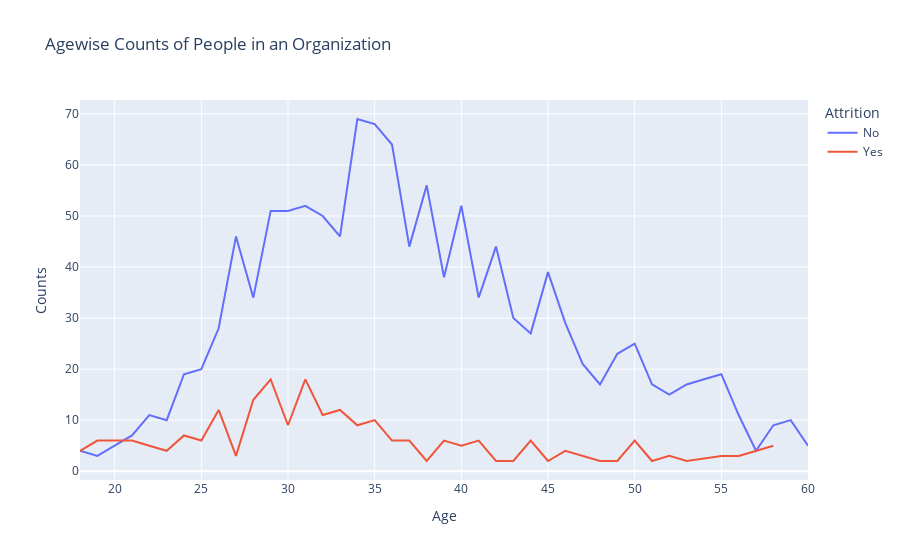

Here is the notebook cell this chart was saved with:
### Markdown cell above
## How is attrition dependent on Age?

### Code cell
age_att=df.groupby(['Age','Attrition']).apply(lambda x:x['DailyRate'].count()).reset_index(name='Counts')
px.line(age_att,x='Age',y='Counts',color='Attrition',title='Agewise Counts of People in an Organization')

### Figure 1 — Plotly figure (JSON) as saved in the notebook; plotly's stock layout.template omitted (floating-point values rounded to 4 significant figures)
{"data": [{"hovertemplate": "Attrition=No<br>Age=%{x}<br>Counts=%{y}<extra></extra>", "legendgroup": "No", "line": {"color": "#636efa", "dash": "solid"}, "marker": {"symbol": "circle"}, "mode": "lines", "name": "No", "orientation": "v", "showlegend": true, "type": "scatter", "x": [18, 19, 20, 21, 22, 23, 24, 25, 26, 27, 28, 29, 30, 31, 32, 33, 34, 35, 36, 37, 38, 39, 40, 41, 42, 43, 44, 45, 46, 47, 48, 49, 50, 51, 52, 53, 54, 55, 56, 57, 58, 59, 60], "xaxis": "x", "y": [4, 3, 5, 7, 11, 10, 19, 20, 28, 46, 34, 51, 51, 52, 50, 46, 69, 68, 64, 44, 56, 38, 52, 34, 44, 30, 27, 39, 29, 21, 17, 23, 25, 17, 15, 17, 18, 19, 11, 4, 9, 10, 5], "yaxis": "y"}, {"hovertemplate": "Attrition=Yes<br>Age=%{x}<br>Counts=%{y}<extra></extra>", "legendgroup": "Yes", "line": {"color": "#EF553B", "dash": "solid"}, "marker": {"symbol": "circle"}, "mode": "lines", "name": "Yes", "orientation": "v", "showlegend": true, "type": "scatter", "x": [18, 19, 20, 21, 22, 23, 24, 25, 26, 27, 28, 29, 30, 31, 32, 33, 34, 35, 36, 37, 38, 39, 40, 41, 42, 43, 44, 45, 46, 47, 48, 49, 50, 51, 52, 53, 55, 56, 58], "xaxis": "x", "y": [4, 6, 6, 6, 5, 4, 7, 6, 12, 3, 14, 18, 9, 18, 11, 12, 9, 10, 6, 6, 2, 6, 5, 6, 2, 2, 6, 2, 4, 3, 2, 2, 6, 2, 3, 2, 3, 3, 5], "yaxis": "y"}], "layout": {"legend": {"title": {"text": "Attrition"}, "tracegroupgap": 0}, "title": {"text": "Agewise Counts of People in an Organization"}, "xaxis": {"anchor": "y", "domain": [0, 1], "title": {"text": "Age"}}, "yaxis": {"anchor": "x", "domain": [0, 1], "title": {"text": "Counts"}}}}
